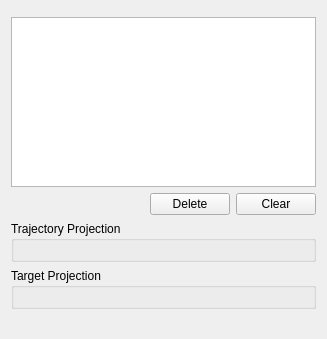
<?xml version="1.0" encoding="UTF-8"?>
<ui version="4.0">
 <class>qSlicerCompathPathManagerWidget</class>
 <widget class="qSlicerWidget" name="qSlicerCompathPathManagerWidget">
  <property name="geometry">
   <rect>
    <x>0</x>
    <y>0</y>
    <width>327</width>
    <height>339</height>
   </rect>
  </property>
  <property name="windowTitle">
   <string>qSlicerCompathPathManagerWidget</string>
  </property>
  <layout class="QVBoxLayout" name="verticalLayout">
   <item>
    <widget class="qMRMLNodeComboBox" name="HierarchySelectorWidget">
     <property name="nodeTypes">
      <stringlist>
       <string>vtkMRMLNITNode</string>
      </stringlist>
     </property>
     <property name="showChildNodeTypes">
      <bool>false</bool>
     </property>
     <property name="removeEnabled">
      <bool>false</bool>
     </property>
    </widget>
   </item>
   <item>
    <widget class="QTreeView" name="PathTreeView">
     <attribute name="headerVisible">
      <bool>false</bool>
     </attribute>
     <attribute name="headerDefaultSectionSize">
      <number>250</number>
     </attribute>
    </widget>
   </item>
   <item>
    <layout class="QHBoxLayout" name="horizontalLayout">
     <item>
      <spacer name="horizontalSpacer">
       <property name="orientation">
        <enum>Qt::Horizontal</enum>
       </property>
       <property name="sizeHint" stdset="0">
        <size>
         <width>40</width>
         <height>20</height>
        </size>
       </property>
      </spacer>
     </item>
     <item>
      <widget class="QPushButton" name="DeleteButton">
       <property name="text">
        <string>Delete</string>
       </property>
      </widget>
     </item>
     <item>
      <widget class="QPushButton" name="ClearButton">
       <property name="text">
        <string>Clear</string>
       </property>
      </widget>
     </item>
    </layout>
   </item>
   <item>
    <widget class="ctkCollapsibleGroupBox" name="PathProjectionGroup">
     <property name="title">
      <string>Trajectory Projection</string>
     </property>
     <property name="collapsed">
      <bool>true</bool>
     </property>
     <layout class="QVBoxLayout" name="verticalLayout_2">
      <item>
       <widget class="qMRMLAnnotationRulerProjectionPropertyWidget" name="PathProjectionWidget">
        <property name="enabled">
         <bool>false</bool>
        </property>
       </widget>
      </item>
     </layout>
    </widget>
   </item>
   <item>
    <widget class="ctkCollapsibleGroupBox" name="TargetProjectionGroup">
     <property name="title">
      <string>Target Projection</string>
     </property>
     <property name="collapsed">
      <bool>true</bool>
     </property>
     <layout class="QVBoxLayout" name="verticalLayout_3">
      <item>
       <widget class="qMRMLAnnotationFiducialProjectionPropertyWidget" name="TargetProjectionWidget">
        <property name="enabled">
         <bool>false</bool>
        </property>
       </widget>
      </item>
     </layout>
    </widget>
   </item>
   <item>
    <spacer name="verticalSpacer">
     <property name="orientation">
      <enum>Qt::Vertical</enum>
     </property>
     <property name="sizeHint" stdset="0">
      <size>
       <width>20</width>
       <height>40</height>
      </size>
     </property>
    </spacer>
   </item>
  </layout>
 </widget>
 <customwidgets>
  <customwidget>
   <class>qMRMLNodeComboBox</class>
   <extends>QWidget</extends>
   <header>qMRMLNodeComboBox.h</header>
  </customwidget>
  <customwidget>
   <class>qMRMLWidget</class>
   <extends>QWidget</extends>
   <header>qMRMLWidget.h</header>
   <container>1</container>
  </customwidget>
  <customwidget>
   <class>qMRMLAnnotationFiducialProjectionPropertyWidget</class>
   <extends>qMRMLWidget</extends>
   <header>qMRMLAnnotationFiducialProjectionPropertyWidget.h</header>
  </customwidget>
  <customwidget>
   <class>qMRMLAnnotationRulerProjectionPropertyWidget</class>
   <extends>qMRMLWidget</extends>
   <header>qMRMLAnnotationRulerProjectionPropertyWidget.h</header>
  </customwidget>
  <customwidget>
   <class>qSlicerWidget</class>
   <extends>QWidget</extends>
   <header>qSlicerWidget.h</header>
   <container>1</container>
  </customwidget>
  <customwidget>
   <class>ctkCollapsibleGroupBox</class>
   <extends>QGroupBox</extends>
   <header>ctkCollapsibleGroupBox.h</header>
   <container>1</container>
  </customwidget>
 </customwidgets>
 <resources/>
 <connections>
  <connection>
   <sender>qSlicerCompathPathManagerWidget</sender>
   <signal>mrmlSceneChanged(vtkMRMLScene*)</signal>
   <receiver>HierarchySelectorWidget</receiver>
   <slot>setMRMLScene(vtkMRMLScene*)</slot>
   <hints>
    <hint type="sourcelabel">
     <x>163</x>
     <y>169</y>
    </hint>
    <hint type="destinationlabel">
     <x>163</x>
     <y>24</y>
    </hint>
   </hints>
  </connection>
 </connections>
</ui>
